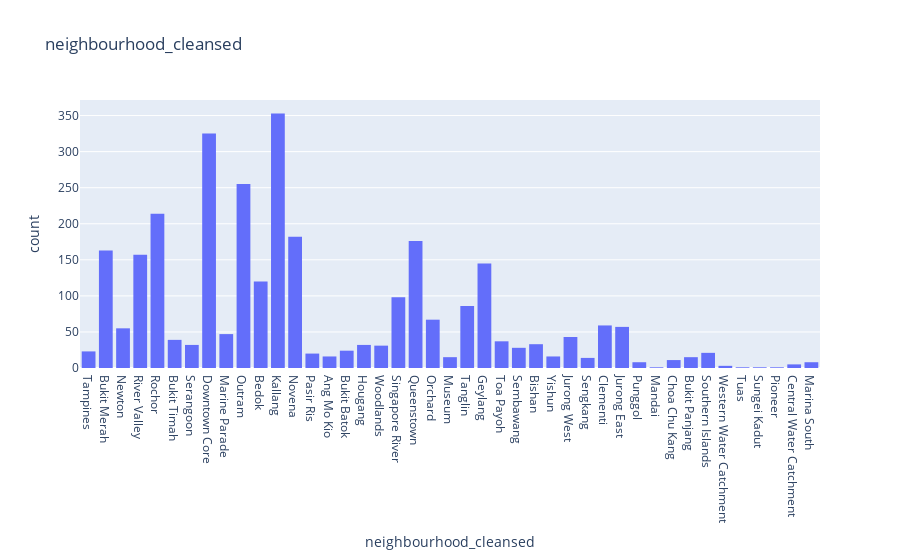
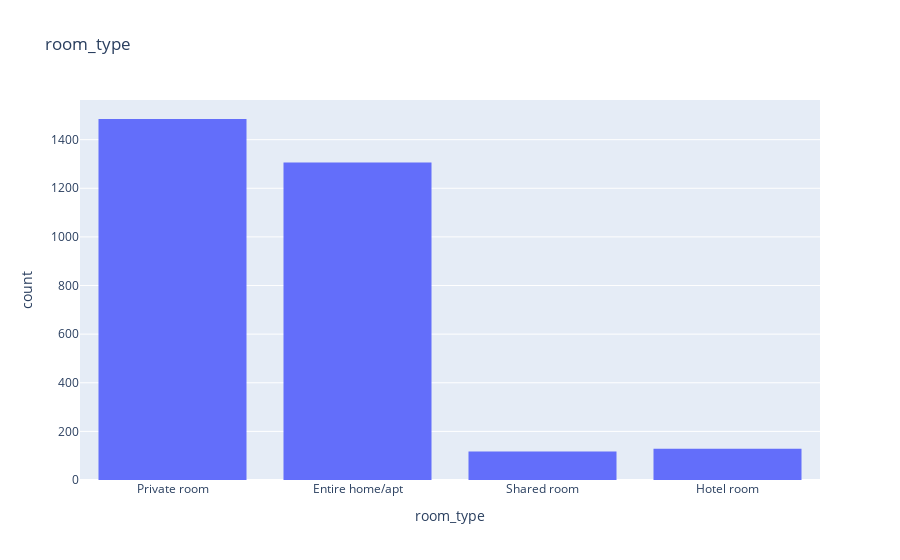
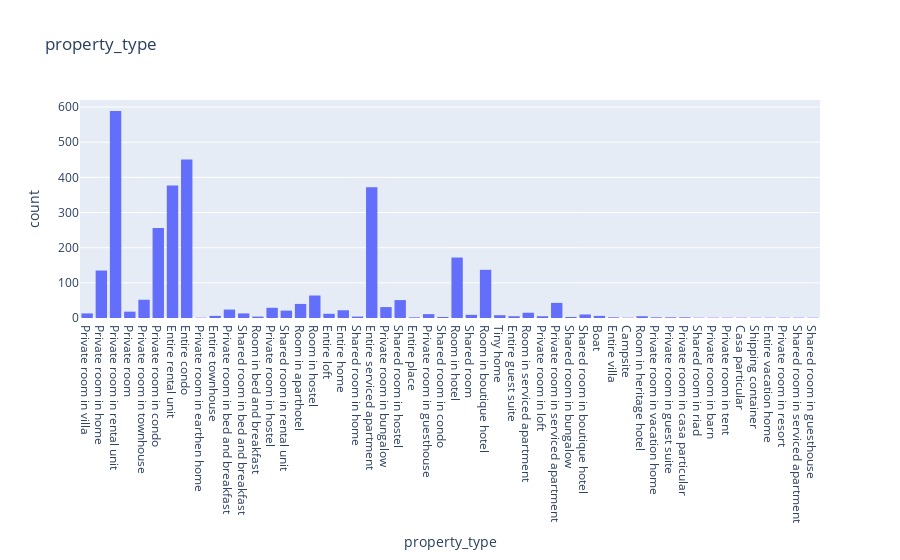

The code cell stored with these charts, in order, in its notebook:
### Code cell
for col in ['neighbourhood_cleansed', 'room_type', 'property_type']:
    category_count_plot(col)
    neighbourhood_count = df[col].value_counts(normalize=False)
    neighbourhood_percent = df[col].value_counts(normalize=True)
    concatenated1 = pd.concat([neighbourhood_count,neighbourhood_percent], axis=1)
    concatenated1.columns = ['Count','%']
    display(concatenated1)

### Figure 1 — Plotly figure (JSON) as saved in the notebook; plotly's stock layout.template omitted (floating-point values rounded to 4 significant figures; data arrays with more than 128 entries replaced by an {"elided": "..."} marker saying what was removed)
{"data": [{"alignmentgroup": "True", "bingroup": "x", "hovertemplate": "neighbourhood_cleansed=%{x}<br>count=%{y}<extra></extra>", "legendgroup": "", "marker": {"color": "#636efa", "pattern": {"shape": ""}}, "name": "", "offsetgroup": "", "orientation": "v", "showlegend": false, "type": "histogram", "x": {"elided": "3037 str values"}, "xaxis": "x", "yaxis": "y"}], "layout": {"barmode": "relative", "legend": {"tracegroupgap": 0}, "title": {"text": "neighbourhood_cleansed"}, "xaxis": {"anchor": "y", "domain": [0, 1], "title": {"text": "neighbourhood_cleansed"}}, "yaxis": {"anchor": "x", "domain": [0, 1], "title": {"text": "count"}}}}

### Figure 2 — Plotly figure (JSON) as saved in the notebook; plotly's stock layout.template omitted (floating-point values rounded to 4 significant figures; data arrays with more than 128 entries replaced by an {"elided": "..."} marker saying what was removed)
{"data": [{"alignmentgroup": "True", "bingroup": "x", "hovertemplate": "room_type=%{x}<br>count=%{y}<extra></extra>", "legendgroup": "", "marker": {"color": "#636efa", "pattern": {"shape": ""}}, "name": "", "offsetgroup": "", "orientation": "v", "showlegend": false, "type": "histogram", "x": {"elided": "3037 str values"}, "xaxis": "x", "yaxis": "y"}], "layout": {"barmode": "relative", "legend": {"tracegroupgap": 0}, "title": {"text": "room_type"}, "xaxis": {"anchor": "y", "domain": [0, 1], "title": {"text": "room_type"}}, "yaxis": {"anchor": "x", "domain": [0, 1], "title": {"text": "count"}}}}

### Figure 3 — Plotly figure (JSON) as saved in the notebook; plotly's stock layout.template omitted (floating-point values rounded to 4 significant figures; data arrays with more than 128 entries replaced by an {"elided": "..."} marker saying what was removed)
{"data": [{"alignmentgroup": "True", "bingroup": "x", "hovertemplate": "property_type=%{x}<br>count=%{y}<extra></extra>", "legendgroup": "", "marker": {"color": "#636efa", "pattern": {"shape": ""}}, "name": "", "offsetgroup": "", "orientation": "v", "showlegend": false, "type": "histogram", "x": {"elided": "3037 str values"}, "xaxis": "x", "yaxis": "y"}], "layout": {"barmode": "relative", "legend": {"tracegroupgap": 0}, "title": {"text": "property_type"}, "xaxis": {"anchor": "y", "domain": [0, 1], "title": {"text": "property_type"}}, "yaxis": {"anchor": "x", "domain": [0, 1], "title": {"text": "count"}}}}
